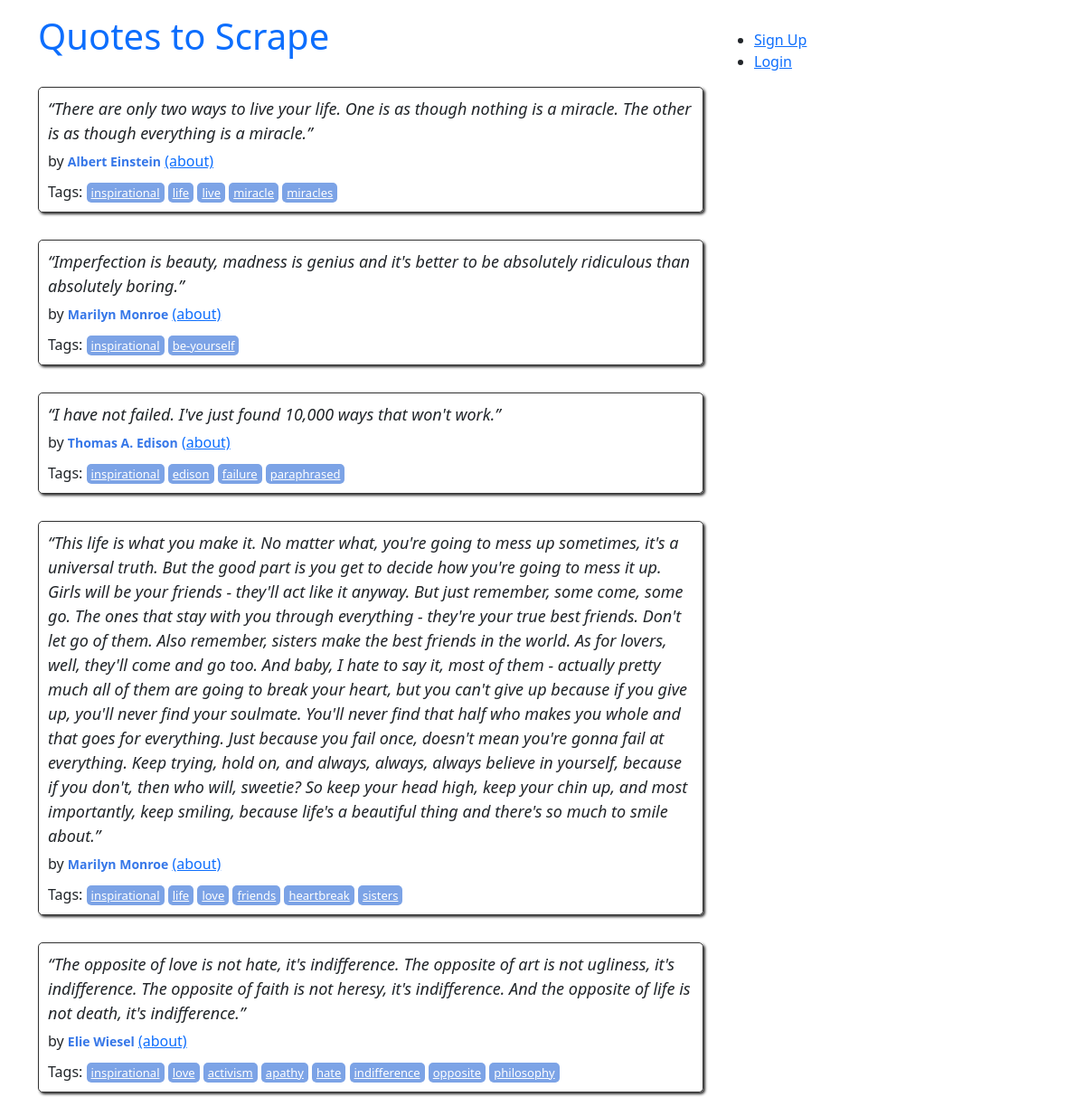
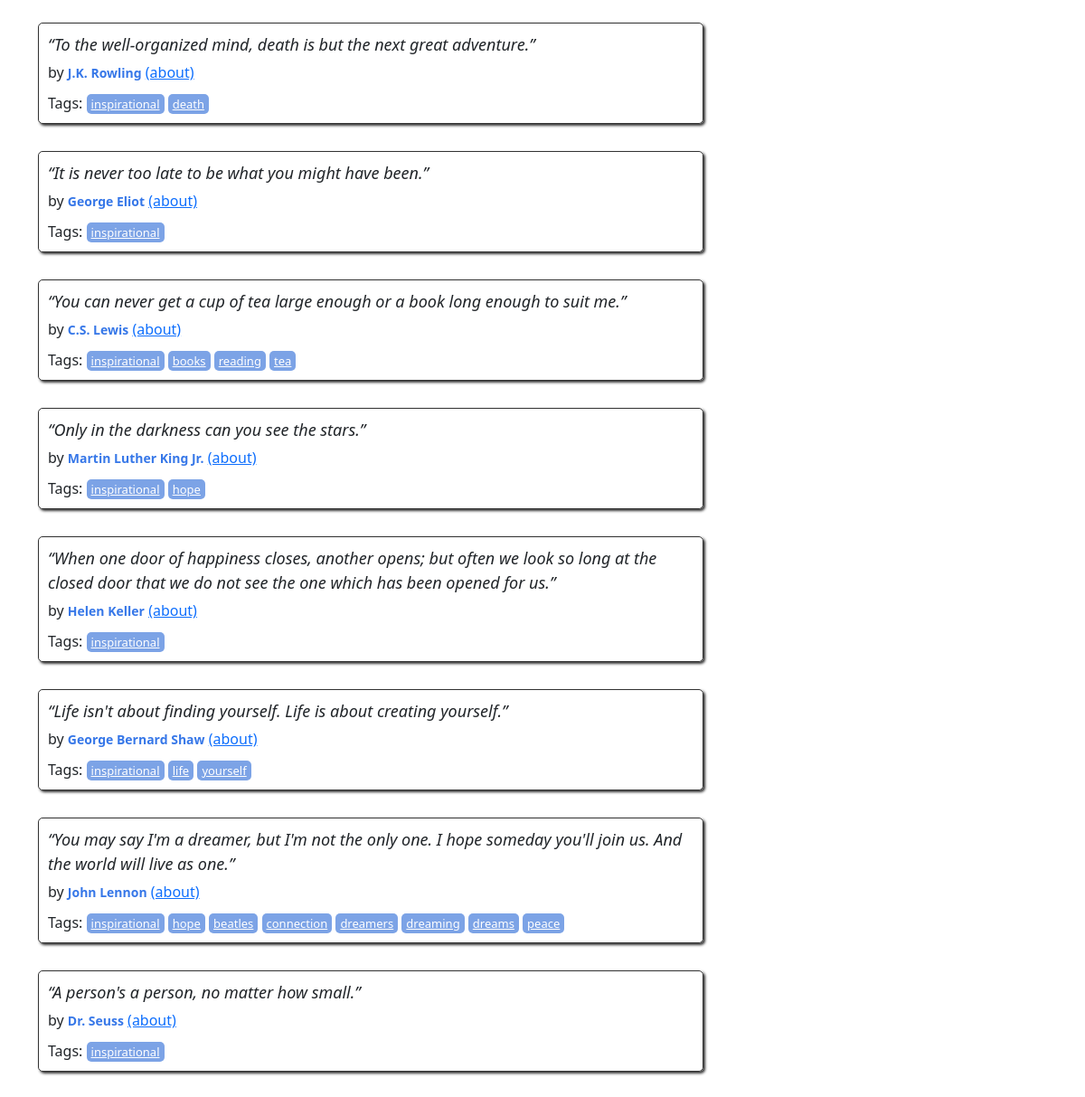
The page /tag/inspirational on the database its author committed (2 pictures, top to bottom).
### quotes/models.py (models this page shows, shortened)
class Quote(models.Model):
     quote = models.TextField()
     tags = models.ManyToManyField(Tag)
     author = models.ForeignKey(Author, on_delete=models.CASCADE, default=None, null=True)
     created_ad =models.DateTimeField(auto_now_add=True)

class Author(models.Model):
    fullname = models.CharField(max_length=50)
    born_date = models.CharField(max_length=50)
    born_location = models.CharField(max_length=150)
    description = models.TextField()
    created_at = models.DateTimeField(auto_now_add=True)
    def __str__(self) -> str:
         return self.fullname

class Tag(models.Model):
     name = models.CharField(max_length=30, null=False, unique=True)
     def __str__(self) -> str:
          return self.name

### quotes/views.py (the view)
# urls.py: path('tag/<str:tag_name>', views.detail_tag, name='detail_tag')
def detail_tag(request, tag_name):
   tag = Tag.objects.filter(name=tag_name).first()
   quotes = Quote.objects.filter(tags=tag.id).all()
   return render(request, 'quotes/tag_detail.html', {"quotes": quotes})

### quotes/templates/quotes/tag_detail.html
{% extends 'quotes/base.html' %}
{% load extract %}
{% block content %}
<div class="row">
    <div class="col-md-8">
        {% for quote in quotes %}
        <div class="quote" itemscope="" itemtype="http://schema.org/CreativeWork">
            <span class="text" itemprop="text">{{quote.quote}}</span>
            <span>by <small class="author" itemprop="author">{{quote.author}}</small>
                <a href="/detail/{{quote.author}}">(about)</a>
            </span>
            <div class="tags">
                Tags:
                {% for tag in quote.tags.all%}
                <a class="tag" href="/tag/{{tag}}">{{tag}}</a>
                {% endfor %}
            </div>
        </div>
        {% endfor %}
        </div>
        </div>
        {%endblock%}

### quotes/static/quotes/style.css (style rules this page uses)
.quote { padding: 10px; margin-bottom: 30px; border: 1px solid #333333; border-radius: 5px; box-shadow: 2px 2px 3px #333333; }
.quote span.text { display: block; margin-bottom: 5px; font-size: large; font-style: italic; }
.quote small.author { font-weight: bold; color: #3677E8; }
.quote .tags { margin-top: 10px; }
.tag { padding: 2px 5px; border-radius: 5px; color: white; font-size: small; background-color: #7CA3E6; }

### rows shown on the page
Quote: quote "“There are only two ways to live your life. One is as though nothing is a miracle. The other is as though everything is a miracle.”", author "Albert Einstein"
Tag: name "inspirational"
Tag: name "life"
Tag: name "live"
Tag: name "miracle"
Tag: name "miracles"
Quote: quote "“Imperfection is beauty, madness is genius and it's better to be absolutely ridiculous than absolutely boring.”", author "Marilyn Monroe"
Tag: name "be-yourself"
Quote: quote "“I have not failed. I've just found 10,000 ways that won't work.”", author "Thomas A. Edison"
Tag: name "edison"
Tag: name "failure"
Tag: name "paraphrased"
Quote: quote "“This life is what you make it. No matter what, you're going to mess up sometimes, it's a universal truth. But the good part is you get to decide how you're going to mess it up. Girls will be your friends - they'll act like it anyway. But just remember, some come, some go. The ones that stay with you through everything - they're your true best friends. Don't let go of them. Also remember, sisters make the best friends in the world. As for lovers, well, they'll come and go too. And baby, I hate to say it, most of them - actually pretty much all of them are going to break your heart, but you can't give up because if you give up, you'll never find your soulmate. You'll never find that half who…", author "Marilyn Monroe"
Tag: name "love"
Tag: name "friends"
Tag: name "heartbreak"
Tag: name "sisters"
Quote: quote "“The opposite of love is not hate, it's indifference. The opposite of art is not ugliness, it's indifference. The opposite of faith is not heresy, it's indifference. And the opposite of life is not death, it's indifference.”", author "Elie Wiesel"
Tag: name "activism"
Tag: name "apathy"
Tag: name "hate"
Tag: name "indifference"
Tag: name "opposite"
Tag: name "philosophy"
Quote: quote "“To the well-organized mind, death is but the next great adventure.”", author "J.K. Rowling"
Tag: name "death"
Quote: quote "“It is never too late to be what you might have been.”", author "George Eliot"
Quote: quote "“You can never get a cup of tea large enough or a book long enough to suit me.”", author "C.S. Lewis"
Tag: name "books"
Tag: name "reading"
Tag: name "tea"
Quote: quote "“Only in the darkness can you see the stars.”", author "Martin Luther King Jr."
Tag: name "hope"
Quote: quote "“When one door of happiness closes, another opens; but often we look so long at the closed door that we do not see the one which has been opened for us.”", author "Helen Keller"
Quote: quote "“Life isn't about finding yourself. Life is about creating yourself.”", author "George Bernard Shaw"
Tag: name "yourself"
Quote: quote "“You may say I'm a dreamer, but I'm not the only one. I hope someday you'll join us. And the world will live as one.”", author "John Lennon"
Tag: name "beatles"
Tag: name "connection"
Tag: name "dreamers"
Tag: name "dreaming"
Tag: name "dreams"
Tag: name "peace"
Quote: quote "“A person's a person, no matter how small.”", author "Dr. Seuss"
